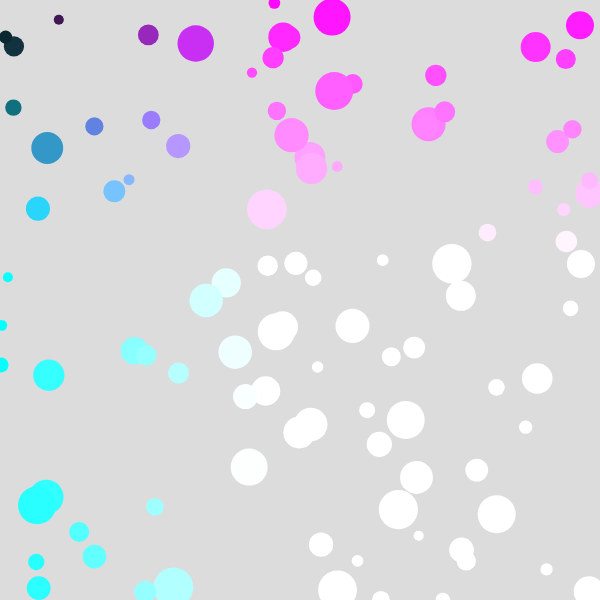
Frame 1 (no input)
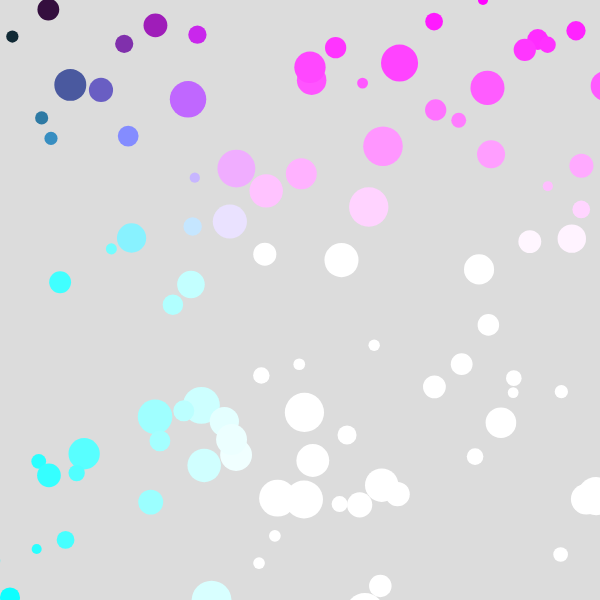
Frame 60 (no input)
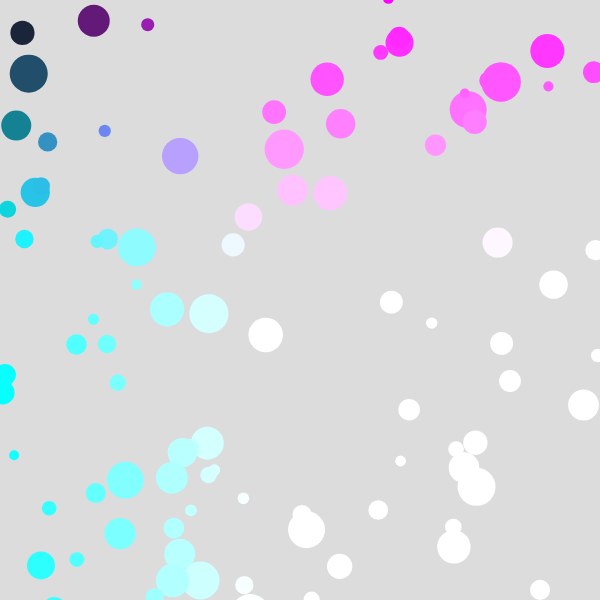
Frame 120 (the mouse pressed at the canvas centre since frame 60)

The p5.js sketch that drew these frames (run headless with seeded random() and noise() and a simulated clock; from frame 60 on, the mouse is pressed at the canvas centre):

// p5.js sketch
// ── sketch.js
let circles = [];
let aantal = 100;

function setup() {
  createCanvas(600, 600);
  noStroke();
  fill(60);

  for(let i = 0; i < aantal; i++) {
    circles.push({
        x: random(width),
        y: random(height),
        vx: random(-2, 2),
        vy: random(-2, 2),
        diameter: random(10,40),
    })
  }
  console.log(circles)
//   Ik gebruik vx express niet zodat ik direct met random kan werken (oefenen)
}

function draw() {
  background(220);
  
  for(let i = 0; i < circles.length; i++) {
    let ball = circles[i]
    let {x, y, vx, vy, diameter} = ball

    ball.x += vx
    ball.y += vy

    if (ball.x < -ball.diameter) ball.x = width + ball.diameter;
    if (ball.x > width + ball.diameter) ball.x = -ball.diameter;
    if (ball.y < -ball.diameter) ball.y = height + ball.diameter;
    if (ball.y > height + ball.diameter) ball.y = -ball.diameter;

    fill(x + 2 * 2, y + 2 * 2, x + y + 2 * 2)
    circle(x, y, diameter)
  }
}
